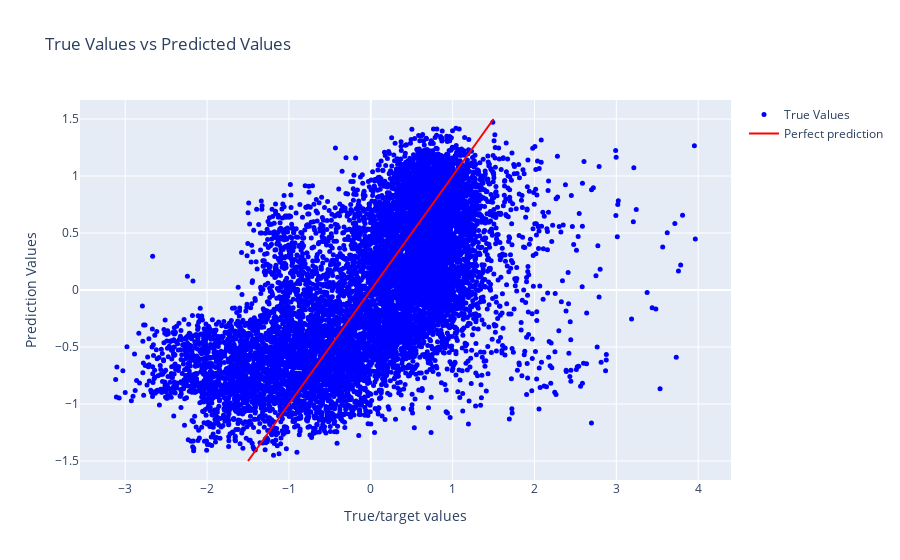

Notebook cell for this chart:
### Code cell
import matplotlib.pyplot as plt

# Assuming you have Y_test and Y_pred as the true and predicted target values

# Create a scatter plot
#plt.scatter(range(len(Y_test)), Y_test, color='b', label='True Values')
#plt.scatter(range(len(Y_pred)), Y_pred, color='r', label='Predicted Values')

# Create the scatter plot trace
scatter_trace = go.Scatter(
    x=Y_test_std["laeq"],
    y=Y_pred_std,
    mode='markers',
    marker=dict(
        color='blue',
        size=5,
    ),
    name='True Values'
)

# Create the layout
layout = go.Layout(
    xaxis=dict(title='True/target values'),
    yaxis=dict(title='Prediction Values'),
    title='True Values vs Predicted Values'
)

# Create the line trace
line_trace = go.Scatter(
    x=[-1.5, 1.5],
    y=[-1.5, 1.5],
    mode='lines',
    line=dict(color='red', width=2),
    name='Perfect prediction'
)

# Create the figure
figure = go.Figure(data=[scatter_trace,line_trace], layout=layout)

# Show the figure
figure.show()

### Figure 1 — Plotly figure (JSON) as saved in the notebook; plotly's stock layout.template omitted (floating-point values rounded to 4 significant figures; data arrays with more than 128 entries replaced by an {"elided": "..."} marker saying what was removed)
{"data": [{"marker": {"color": "blue", "size": 5}, "mode": "markers", "name": "True Values", "type": "scatter", "x": {"elided": "11094 float values"}, "y": {"elided": "11094 float values"}}, {"line": {"color": "red", "width": 2}, "mode": "lines", "name": "Perfect prediction", "type": "scatter", "x": [-1.5, 1.5], "y": [-1.5, 1.5]}], "layout": {"title": {"text": "True Values vs Predicted Values"}, "xaxis": {"title": {"text": "True/target values"}}, "yaxis": {"title": {"text": "Prediction Values"}}}}
